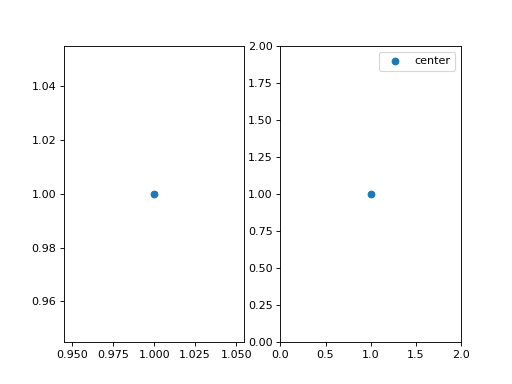

Write Python code to recreate this figure.
from teilab.utils import subplots_create
from teilab.plot.matplotlib import update_layout
fig, axes = subplots_create(ncols=2, style="matplotlib")
for ax in axes: ax.scatter(1,1,label="center")
_ = update_layout(ax=axes[1], xlim=(0,2), ylim=(0,2), legend=True)
fig.show()
